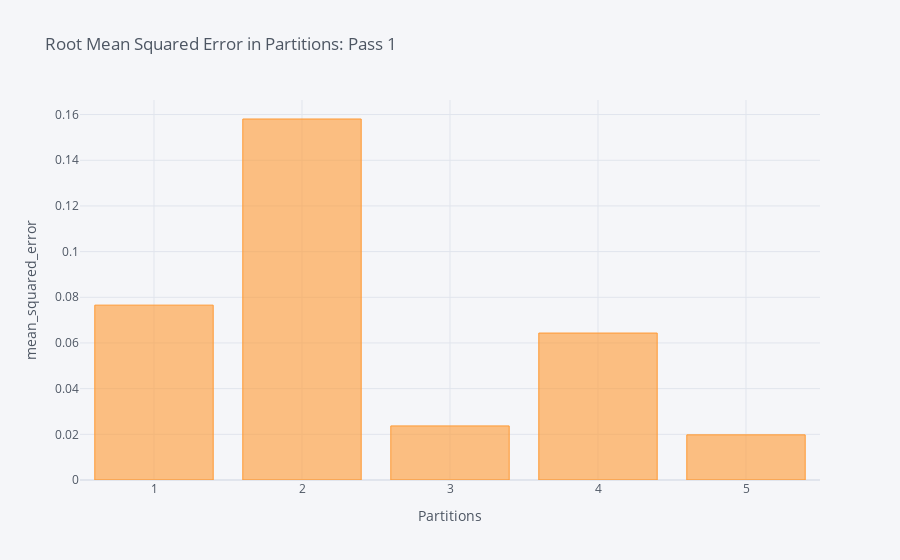

Notebook code cell kept with this figure:
### Code cell
fig9 = dff.iplot(kind='bar',x='Partition',y='RMSE',title='Root Mean Squared Error in Partitions: Pass 1',xTitle='Partitions',yTitle='mean_squared_error',asFigure=True)
fig9

### Figure 1 — Plotly figure (JSON) as saved in the notebook; plotly's stock layout.template omitted (floating-point values rounded to 4 significant figures)
{"data": [{"marker": {"color": "rgba(255, 153, 51, 0.6)", "line": {"color": "rgba(255, 153, 51, 1.0)", "width": 1}}, "name": "RMSE", "orientation": "v", "text": "", "type": "bar", "x": [1, 2, 3, 4, 5], "y": [0.07656, 0.1581, 0.02367, 0.06434, 0.01976]}], "layout": {"legend": {"bgcolor": "#F5F6F9", "font": {"color": "#4D5663"}}, "paper_bgcolor": "#F5F6F9", "plot_bgcolor": "#F5F6F9", "title": {"font": {"color": "#4D5663"}, "text": "Root Mean Squared Error in Partitions: Pass 1"}, "xaxis": {"gridcolor": "#E1E5ED", "showgrid": true, "tickfont": {"color": "#4D5663"}, "title": {"font": {"color": "#4D5663"}, "text": "Partitions"}, "zerolinecolor": "#E1E5ED"}, "yaxis": {"gridcolor": "#E1E5ED", "showgrid": true, "tickfont": {"color": "#4D5663"}, "title": {"font": {"color": "#4D5663"}, "text": "mean_squared_error"}, "zerolinecolor": "#E1E5ED"}}}
